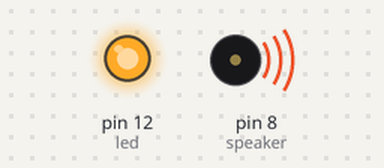
Recording of a sketch running on a simulated Arduino Uno, built with avr-gcc and run on an emulated ATmega328P. On the bench: output pins drawn as LEDs (lit = HIGH), buzzer (waves = sounding).

Above: at 0.35 s.
At 9.9 s:
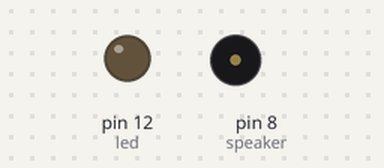
Timing chart, 0 to 16.1 s (numbered marks = the images above):
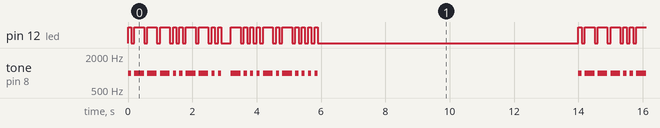

The sketch:

eschwab_lab1.ino
```cpp
/*
  Ellianna Schwab - Advanced Lab 1 - Professor Mark Shattuck - Blinking Birthday
  This project blinks out my birthday in morse code, using sound and light.
 */

//string to convert to Morse Code
char blinkingBirthday[] = "june ninth";

// Create variable to define the output pins
int led = 12;      // blink an led on output 12
int speaker = 8;      // output audio on pin 8
int note = 1000;      // sound at 1000Hz

int dotLen = 100;     // length of the morse code 'dot'
int dashLen = dotLen * 3;    // length of the morse code 'dash'
int elemPause = dotLen;  // length of the pause between elements of a character
int Spaces = dotLen * 3 - dotLen;     // length of the spaces between characters
int wordPause = dotLen * 7;  // length of the pause between words

// the setup routine runs once when you press reset:
void setup() {
  // initialize the pin as an output for the LED
  pinMode(led, OUTPUT);
}

// Create a loop of the letters/words you want to output in morse code (defined in string at top of code)
void loop()
{
  // Loop through the string and get each character
  for (int i = 0; i < sizeof(blinkingBirthday) - 1; i++)
  {
  // identifies current character
  char tmpChar = blinkingBirthday[i];
  // Call subroutine below to convert character to morse code
  GetChar(tmpChar);
  }
  // At the end of the string long pause before looping and starting again
  LightsOff(8000);
}

// DOT
void MorseDot()
{
  digitalWrite(led, HIGH);    // turn the LED on
  tone(speaker, note, dotLen); // start playing speaker
  delay(dotLen);              // hold in this position
}

// DASH
void MorseDash()
{
  digitalWrite(led, HIGH);    // turn the LED on
  tone(speaker, note, dashLen);  // start playing speaker
  delay(dashLen);               // hold in this position
}

// Turn Off
void LightsOff(int delayTime)
{
  digitalWrite(led, LOW);     // turn the LED off
  noTone(speaker);             // stop playing speaker
  delay(delayTime);             // hold in this position
}

//converts characters in string to morse code
void GetChar(char tmpChar)
{
  // Take the passed character and use a switch case to find the morse code for that character
  switch (tmpChar) {
    case 'a':
    MorseDot();
    LightsOff(elemPause);
    MorseDash();
    LightsOff(elemPause);
    break;
    case 'b':
    MorseDash();
    LightsOff(elemPause);
    MorseDot();
    LightsOff(elemPause);
    MorseDot();
    LightsOff(elemPause);
    MorseDot();
    LightsOff(elemPause);
    break;
    case 'c':
    MorseDash();
    LightsOff(elemPause);
    MorseDot();
    LightsOff(elemPause);
    MorseDash();
    LightsOff(elemPause);
    MorseDot();
    LightsOff(elemPause);
    break;
    case 'd':
    MorseDash();
    LightsOff(elemPause);
    MorseDot();
    LightsOff(elemPause);
    MorseDot();
    LightsOff(elemPause);
    break;
    case 'e':
    MorseDot();
    LightsOff(elemPause);
    break;
    case 'f':
    MorseDot();
    LightsOff(elemPause);
    MorseDot();
    LightsOff(elemPause);
    MorseDash();
    LightsOff(elemPause);
    MorseDot();
    LightsOff(elemPause);
    break;
    case 'g':
    MorseDash();
    LightsOff(elemPause);
    MorseDash();
    LightsOff(elemPause);
    MorseDot();
    LightsOff(elemPause);
    break;
    case 'h':
    MorseDot();
    LightsOff(elemPause);
    MorseDot();
    LightsOff(elemPause);
    MorseDot();
    LightsOff(elemPause);
    MorseDot();
    LightsOff(elemPause);
    break;
    case 'i':
    MorseDot();
    LightsOff(elemPause);
    MorseDot();
    LightsOff(elemPause);
    break;
    case 'j':
    MorseDot();
    LightsOff(elemPause);
    MorseDash();
    LightsOff(elemPause);
    MorseDash();
    LightsOff(elemPause);
    MorseDash();
    LightsOff(elemPause);
    break;
    case 'k':
    MorseDash();
    LightsOff(elemPause);
    MorseDot();
    LightsOff(elemPause);
    MorseDash();
    LightsOff(elemPause);
    break;
    case 'l':
    MorseDot();
    LightsOff(elemPause);
    MorseDash();
    LightsOff(elemPause);
    MorseDot();
    LightsOff(elemPause);
    MorseDot();
    LightsOff(elemPause);
    break;
    case 'm':
    MorseDash();
    LightsOff(elemPause);
    MorseDash();
    LightsOff(elemPause);
    break;
    case 'n':
    MorseDash();
    LightsOff(elemPause);
    MorseDot();
    LightsOff(elemPause);
    break;
    case 'o':
    MorseDash();
    LightsOff(elemPause);
    MorseDash();
    LightsOff(elemPause);
    MorseDash();
    LightsOff(elemPause);
    break;
    case 'p':
    MorseDot();
    LightsOff(elemPause);
    MorseDash();
    LightsOff(elemPause);
    MorseDash();
    LightsOff(elemPause);
    MorseDot();
    LightsOff(elemPause);
    break;
    case 'q':
    MorseDash();
    LightsOff(elemPause);
    MorseDash();
    LightsOff(elemPause);
    MorseDot();
    LightsOff(elemPause);
    MorseDash();
    LightsOff(elemPause);
    break;
    case 'r':
    MorseDot();
    LightsOff(elemPause);
    MorseDash();
    LightsOff(elemPause);
    MorseDot();
    LightsOff(elemPause);
    break;
    case 's':
    MorseDot();
    LightsOff(elemPause);
    MorseDot();
    LightsOff(elemPause);
    MorseDot();
    LightsOff(elemPause);
    break;
    case 't':
    MorseDash();
    LightsOff(elemPause);
    break;
    case 'u':
    MorseDot();
    LightsOff(elemPause);
    MorseDot();
    LightsOff(elemPause);
    MorseDash();
    LightsOff(elemPause);
    break;
    case 'v':
    MorseDot();
    LightsOff(elemPause);
    MorseDot();
    LightsOff(elemPause);
    MorseDot();
    LightsOff(elemPause);
    MorseDash();
    LightsOff(elemPause);
    break;
    case 'w':
    MorseDot();
    LightsOff(elemPause);
    MorseDash();
    LightsOff(elemPause);
    MorseDash();
    LightsOff(elemPause);
    break;
    case 'x':
    MorseDash();
    LightsOff(elemPause);
    MorseDot();
    LightsOff(elemPause);
    MorseDot();
    LightsOff(elemPause);
    MorseDash();
    LightsOff(elemPause);
    break;
    case 'y':
    MorseDash();
    LightsOff(elemPause);
    MorseDot();
    LightsOff(elemPause);
    MorseDash();
    LightsOff(elemPause);
    MorseDash();
    LightsOff(elemPause);
    break;
    case 'z':
    MorseDash();
    LightsOff(elemPause);
    MorseDash();
    LightsOff(elemPause);
    MorseDot();
    LightsOff(elemPause);
    MorseDot();
    LightsOff(elemPause);
    break;
    default:
    // If a matching character not found, defaults to a blank space
    LightsOff(Spaces);
  }
}
```

Measured:
- by itself, pin 12 (led): moves between LOW and HIGH, repeating every 14.0 s
- by itself, tone on pin 8 (speaker): plays 1000 Hz for 0.10 s, 1000 Hz for 0.30 s, 1000 Hz for 0.30 s, 1000 Hz for 0.30 s, 1000 Hz for 0.10 s, 1000 Hz for 0.10 s … (202 notes in this stretch)
